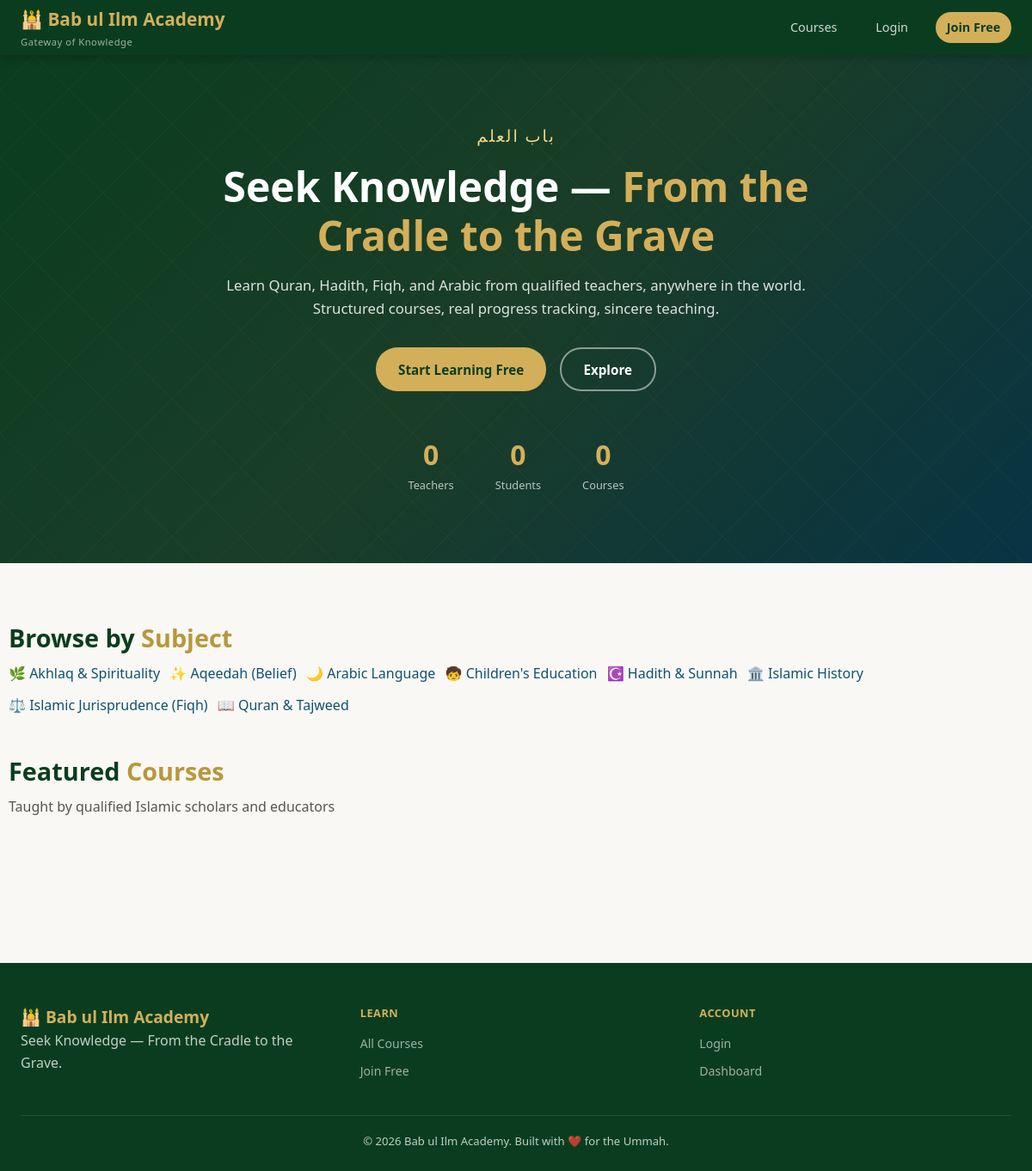
The page / on the database its author committed.
### tables this page shows
CREATE TABLE IF NOT EXISTS subjects (
    id   INT UNSIGNED AUTO_INCREMENT PRIMARY KEY,
    name VARCHAR(100) NOT NULL,
    icon VARCHAR(10)
);

### db.php (called while the page is built, shortened)
<?php
function e(string $s): string {
    return htmlspecialchars($s, ENT_QUOTES, 'UTF-8');
}
function auth(): ?array {
    return $_SESSION['user'] ?? null;
}

### index.php (the view, shortened to what this page needs)
<?php
require_once __DIR__ . '/db.php';
$user = auth();
$subjects = $pdo->query('SELECT * FROM subjects ORDER BY name')->fetchAll();
$stats = $pdo->query(
    "SELECT
        (SELECT COUNT(*) FROM users WHERE role='teacher') AS teachers,
        (SELECT COUNT(*) FROM users WHERE role='student') AS students,
        (SELECT COUNT(*) FROM courses WHERE is_published=1) AS courses"
)->fetch();
?>
<!DOCTYPE html>
<html lang="en">
<head>
<link rel="stylesheet" href="style.css">
</head>
<body>
<nav class="navbar">
    <div class="nav-brand">🕌 <?= e(SITE_NAME) ?><small>Gateway of Knowledge</small></div>
    <div class="nav-links">
        <a href="courses.php">Courses</a>
        <?php if ($user): ?>
            <a href="dashboard.php">Dashboard</a>
            <?php if ($user['role'] === 'admin'): ?><a href="admin.php">Admin</a><?php endif; ?>
            <a href="logout.php" class="nav-btn">Logout</a>
        <?php else: ?>
            <a href="login.php">Login</a>
            <a href="register.php" class="nav-btn">Join Free</a>
        <?php endif; ?>
    </div>
</nav>
<header class="hero">
    <div class="hero-content">
        <div class="hero-arabic">باب العلم</div>
        <h1>Seek Knowledge — <span>From the Cradle to the Grave</span></h1>
        <p>Learn Quran, Hadith, Fiqh, and Arabic from qualified teachers, anywhere in the world. Structured courses, real progress tracking, sincere teaching.</p>
        <div class="hero-actions">
            <?php if ($user): ?>
                <a href="courses.php" class="btn btn-primary">Browse Courses</a>
            <?php else: ?>
                <a href="register.php" class="btn btn-primary">Start Learning Free</a>
            <?php endif; ?>
            <a href="#courses" class="btn btn-secondary">Explore</a>
        </div>
        <div class="hero-stats">
            <div class="hero-stat"><div class="num"><?= (int) $stats['teachers'] ?></div><div class="lbl">Teachers</div></div>
            <div class="hero-stat"><div class="num"><?= (int) $stats['students'] ?></div><div class="lbl">Students</div></div>
            <div class="hero-stat"><div class="num"><?= (int) $stats['courses'] ?></div><div class="lbl">Courses</div></div>
        </div>
    </div>
</header>
<div class="container section" id="courses">
    <h2 class="section-title">Browse by <span>Subject</span></h2>
    <div class="category-grid" style="display:flex;flex-wrap:wrap;gap:.7rem;margin-bottom:2.5rem">
        <?php foreach ($subjects as $s): ?>
            <a href="courses.php?subject=<?= (int) $s['id'] ?>" class="cat-chip"><?= e($s['icon']) ?> <?= e($s['name']) ?></a>
        <?php endforeach; ?>
    </div>
    <h2 class="section-title">Featured <span>Courses</span></h2>
    <p class="section-sub">Taught by qualified Islamic scholars and educators</p>
</div>
<footer>
    <div class="footer-grid">
        <div>
            <div class="footer-brand">🕌 <?= e(SITE_NAME) ?></div>
            <p>Seek Knowledge — From the Cradle to the Grave.</p>
        </div>
        <div>
            <div class="footer-heading">Learn</div>
            <ul class="footer-links">
                <li><a href="courses.php">All Courses</a></li>
                <li><a href="register.php">Join Free</a></li>
            </ul>
        </div>
        <div>
            <div class="footer-heading">Account</div>
            <ul class="footer-links">
                <li><a href="login.php">Login</a></li>
                <li><a href="dashboard.php">Dashboard</a></li>
            </ul>
        </div>
    </div>
    <div class="footer-bottom">&copy; <?= date('Y') ?> <?= e(SITE_NAME) ?>. Built with ❤️ for the Ummah.</div>
</footer>
</body>
</html>

### style.css (style rules this page uses)
:root { --teal-deep: #083344; --teal-mid: #0e5272; --teal-light: #1a7a9e; --green-deep: #0a3d1f; --gold: #d4af5a; --gold-dark: #b8973b; --gold-light: #f0d78a; --cream: #faf8f4; --white: #ffffff; --text: #1a1a1a; --text-mid: #555; --text-light: #888; --border: #e0dbd2; --shadow: 0 2px 16px rgba(0,0,0,.09); --shadow-lg: 0 8px 32px rgba(0,0,0,.14); --radius: 12px; --radius-sm: 8px; --transition: .2s ease; }
*, *::before, *::after { box-sizing: border-box; margin: 0; padding: 0; }
body { font-family: 'Segoe UI', system-ui, sans-serif; background: var(--cream); color: var(--text); line-height: 1.6; }
a { color: var(--teal-mid); text-decoration: none; }
.navbar { background: var(--green-deep); padding: 0 1.5rem; display: flex; align-items: center; justify-content: space-between; height: 64px; position: sticky; top: 0; z-index: 100; box-shadow: 0 2px 12px rgba(0,0,0,.25); }
.nav-brand { font-size: 1.3rem; font-weight: 700; color: var(--gold); }
.nav-brand small { display: block; font-size: .7rem; color: rgba(255,255,255,.6); font-weight: 400; letter-spacing: .5px; }
.nav-links { display: flex; align-items: center; gap: 1.2rem; }
.nav-links a { color: rgba(255,255,255,.8); font-size: .9rem; font-weight: 500; padding: .4rem .8rem; border-radius: 6px; transition: var(--transition); }
.nav-btn { background: var(--gold) !important; color: var(--green-deep) !important; font-weight: 700 !important; border-radius: 20px !important; }
.hero { background: linear-gradient(135deg, var(--green-deep) 0%, #1a3d28 50%, var(--teal-deep) 100%); color: var(--white); padding: 5rem 1.5rem; text-align: center; position: relative; overflow: hidden; }
.hero::before { content: ''; position: absolute; inset: 0; }
.hero-content { position: relative; max-width: 700px; margin: 0 auto; }
.hero-arabic { font-size: 1.2rem; color: var(--gold-light); letter-spacing: 2px; margin-bottom: .8rem; font-family: 'Amiri', serif; }
.hero h1 { font-size: clamp(2rem, 5vw, 3rem); font-weight: 800; line-height: 1.2; margin-bottom: 1rem; }
.hero h1 span { color: var(--gold); }
.hero p { font-size: 1.05rem; opacity: .85; margin-bottom: 2rem; }
.hero-actions { display: flex; gap: 1rem; justify-content: center; flex-wrap: wrap; }
.hero-stats { display: flex; gap: 3rem; justify-content: center; margin-top: 3rem; flex-wrap: wrap; }
.hero-stat { text-align: center; }
.hero-stat .num { font-size: 2rem; font-weight: 800; color: var(--gold); }
.hero-stat .lbl { font-size: .8rem; opacity: .7; }
.btn { display: inline-flex; align-items: center; gap: .4rem; padding: .7rem 1.6rem; border-radius: 25px; font-size: .95rem; font-weight: 600; cursor: pointer; border: none; transition: var(--transition); text-decoration: none; }
.btn-primary { background: var(--gold); color: var(--green-deep); }
.btn-secondary { background: transparent; color: var(--white); border: 2px solid rgba(255,255,255,.5); }
.container { max-width: 1180px; margin: 0 auto; padding: 0 1.5rem; }
.section { padding: 4rem 0; }
.section-title { font-size: 1.8rem; font-weight: 700; color: var(--green-deep); margin-bottom: .4rem; }
.section-title span { color: var(--gold-dark); }
.section-sub { color: var(--text-mid); margin-bottom: 2.5rem; }
footer { background: var(--green-deep); color: rgba(255,255,255,.75); padding: 3rem 1.5rem 1.5rem; margin-top: 4rem; }
.footer-grid { display: grid; grid-template-columns: repeat(auto-fit, minmax(200px, 1fr)); gap: 2rem; max-width: 1180px; margin: 0 auto 2rem; }
.footer-brand { font-size: 1.2rem; font-weight: 700; color: var(--gold); }
.footer-heading { font-size: .8rem; font-weight: 700; color: var(--gold); text-transform: uppercase; letter-spacing: .5px; margin-bottom: .8rem; }
.footer-links { list-style: none; }
.footer-links li { margin-bottom: .4rem; }
.footer-links a { color: rgba(255,255,255,.6); font-size: .88rem; transition: var(--transition); }
.footer-bottom { text-align: center; border-top: 1px solid rgba(255,255,255,.1); padding-top: 1.2rem; font-size: .82rem; max-width: 1180px; margin: 0 auto; }

### rows shown on the page
subjects: icon "🌿", name "Akhlaq & Spirituality"
subjects: icon "✨", name "Aqeedah (Belief)"
subjects: icon "🌙", name "Arabic Language"
subjects: icon "🧒", name "Children's Education"
subjects: icon "☪️", name "Hadith & Sunnah"
subjects: icon "🏛️", name "Islamic History"
subjects: icon "⚖️", name "Islamic Jurisprudence (Fiqh)"
subjects: icon "📖", name "Quran & Tajweed"

### other values the page prints
SITE_NAME "Bab ul Ilm Academy"
$stats['teachers'] "0"
$stats['students'] "0"
$stats['courses'] "0"
